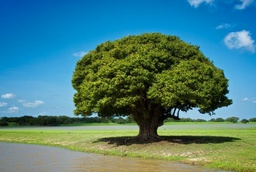
#> input picture Минифотошоп/start.jpg, 256 x 172 px, shrunk from 882 x 592 before the run
$ python 'Минифотошоп.py'
#> lines starting #> are read from the running program, lines starting #| are printed output that depends on the picture
from PIL import Image, ImageFilter


def image_filter(pixels_rainbov, pixels_usually, i, j):
    """эффект наложения полосок на картинку"""
    r1, g1, b1, *a = pixels_usually[i, j]
    r2, g2, b2, *a = pixels_rainbov[i, j]
    R = int(0.4 * r1 + 0.6 * r2)
    G = int(0.4 * g1 + 0.5 * g2)
    B = int(0.6 * b1 + 0.4 * b2)
    pixels_rainbov[i, j] = R, G, B
    return pixels_rainbov[i, j]


def rainbov_filter(pixels_rainbov, j, i, new_y):
    """создает радугу"""
    if j <= new_y:
        r = 255
        g = 0
        b = 0
    elif j <= new_y * 2 and j < new_y * 3:
        r = 255
        g = 126
        b = 0
    elif j <= new_y * 3 and j < new_y * 4:
        r = 235
        g = 255
        b = 3
    elif j <= new_y * 4 and j < new_y * 5:
        r = 42
        g = 255
        b = 100
    elif j <= new_y * 5 and j < new_y * 6:
        r = 0
        g = 0
        b = 255
    else:
        r = 157
        g = 0
        b = 255
    pixels_rainbov[i, j] = r, g, b
    return pixels_rainbov[i, j]


def blur(rainbov):
    """блюрит"""
    rainbov = rainbov.filter(ImageFilter.GaussianBlur(radius=4))
    return rainbov


def main(image_start, image_end):
    """
    :param image_start: путь к исходному изображению
    :param image_end: названия изображение после фильтра
    """
#> called with image_start = 'start.jpg', image_end = 'end.jpg'

    im = Image.open(image_start)
#> im is the input picture: PIL image 256x172 RGB; mean R, G, B 75.2, 126.3, 124.7
    pixels_usually = im.load()
    x, y = im.size
#> x = 256; y = 172

    rainbov = Image.new("RGB", (x, y))
#> rainbov: PIL image 256x172 RGB; every value is 0
    new_y = int(y / 6)
#> new_y = 28
    pixels_rainbov = rainbov.load()

    for j in range(y):
        for i in range(x):
            pixels_rainbov[i, j] = rainbov_filter(pixels_rainbov, j, i, new_y)

    for i in range(x):
        for j in range(y):
            pixels_rainbov[i, j] = image_filter(pixels_rainbov, pixels_usually, i, j)

    blur(rainbov)
#> in blur, `rainbov = rainbov.filter(ImageFilter.GaussianBlur(radius=4))`:
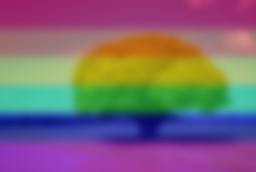
#> rainbov: PIL image 256x172 RGB; mean R, G, B 124.4, 101.8, 116.1
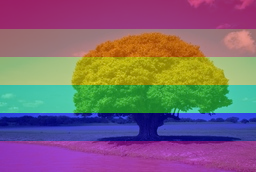
#> rainbov: PIL image 256x172 RGB; mean R, G, B 124.5, 101.9, 116.1
    rainbov.save(image_end)


if __name__ == "__main__":
    main(image_start='start.jpg', image_end='end.jpg')
